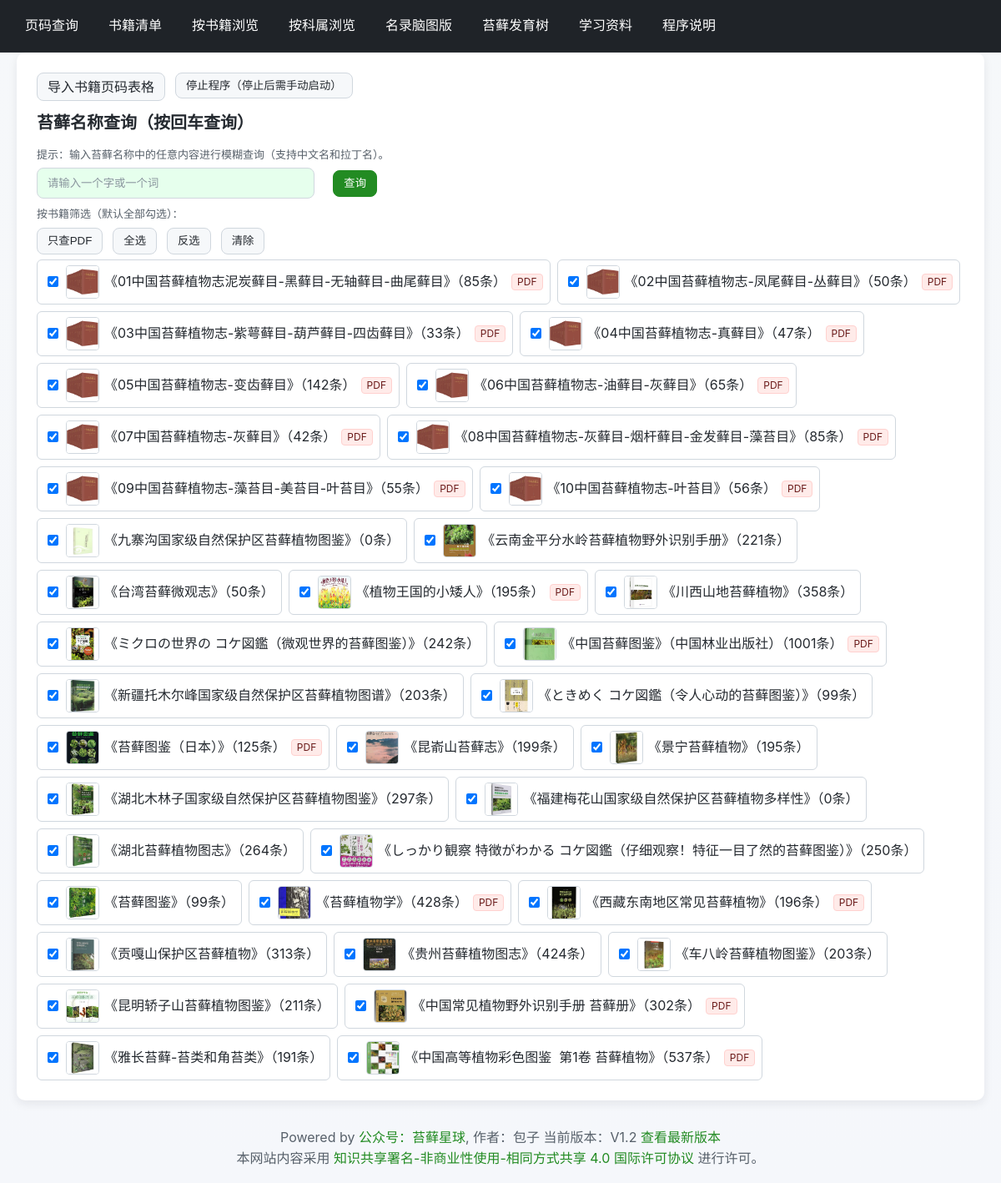
The page / on the database its author committed.
### tables this page shows
CREATE TABLE books (
    id INTEGER PRIMARY KEY AUTOINCREMENT,
    book_name TEXT NOT NULL,
    short_name TEXT NOT NULL UNIQUE,
    offset INTEGER DEFAULT 0,
    has_pdf INTEGER DEFAULT 1,
    region TEXT,
    publisher TEXT,
    publish_date TEXT,
    price REAL,
    page INTEGER,
    moss_count INTEGER DEFAULT 0,
    content_format TEXT,
    author TEXT,
    cover_image TEXT,
    notes TEXT
, has_txt INTEGER DEFAULT 0, has_line INTEGER DEFAULT 0, has_spec INTEGER DEFAULT 0, has_env INTEGER DEFAULT 0, has_micro INTEGER DEFAULT 0, has_micro_section INTEGER DEFAULT 0, has_elec INTEGER DEFAULT 0);

### app.py (the view, shortened to what this page needs)
@app.route("/")
def index():
    keyword = request.args.get("q", "").strip()
    limit_raw = request.args.get("limit", "").strip()
    books = list_books()
    selected_ids = request.args.getlist("books")
    if not selected_ids:
        selected_ids = [str(b["id"]) for b in books]
    limit = None
    if limit_raw:
        try:
            limit = int(limit_raw)
        except ValueError:
            flash("limit 参数必须为整数", "error")
    results = []
    groups = []
    moss_total = None
    return render_template(
        "index.html",
        keyword=keyword,
        results=results,
        limit=limit,
        books=books,
        selected_ids=selected_ids,
        groups=groups,
        moss_total=moss_total,
    )

### app.py (called while the page is built)
def connect_db(db_path: str) -> sqlite3.Connection:
    conn = sqlite3.connect(db_path)
    conn.row_factory = sqlite3.Row
    return conn

### templates/index.html (shortened to what this page needs)
{% extends 'base.html' %}
{% block content %}
<div class="row" style="margin-bottom:10px;">
  <div>
    <a class="btn" href="{{ url_for('import_pages') }}">导入书籍页码表格</a>
  </div>
  <div>
    <form method="post" action="{{ url_for('restart') }}" onsubmit="return confirm('确认停止程序？这将终止当前服务。')">
      <button class="btn" type="submit">停止程序（停止后需手动启动）</button>
    </form>
  </div>
</div>
<h2>苔藓名称查询（按回车查询）</h2>
<form method="get" action="{{ url_for('index') }}#search-results">
  <div class="muted" style="margin-bottom:6px;">提示：输入苔藓名称中的任意内容进行模糊查询（支持中文名和拉丁名）。</div>
  <div class="row" style="display:flex; align-items:center;">
    <input class="input" type="text" name="q" value="{{ keyword }}" placeholder="请输入一个字或一个词" autofocus style="background-color: #e6ffed; width:25em; margin-right:10px;">
    <button class="btn primary" type="submit">查询</button>
  </div>
  <div style="margin-top:8px;">
    <div class="muted" style="margin-bottom:6px;">按书籍筛选（默认全部勾选）：</div>
    <div class="row" style="margin-bottom:6px;">
      <div><button class="btn" type="button" onclick="selectPdfBooks()">只查PDF</button></div>
      <div><button class="btn" type="button" onclick="selectAllBooks()">全选</button></div>
      <div><button class="btn" type="button" onclick="invertBooks()">反选</button></div>
      <div><button class="btn" type="button" onclick="clearBooks()">清除</button></div>
    </div>
    <div class="row" style="flex-wrap: wrap; gap:8px;">
      {% for b in books %}
        <label style="display:flex; align-items:center; gap:6px; border:1px solid #d0d7de; border-radius:6px; padding:6px 8px;">
          <input type="checkbox" name="books" value="{{ b.id }}" {% if b.id|string in selected_ids %}checked{% endif %}>
          {% if b.cover_image %}
            <img src="{{ url_for('img_file', filename=b.cover_image) }}" alt="{{ b.book_name }} 封面" style="width:40px; height:40px; object-fit:cover; border:1px solid #d0d7de; border-radius:4px;">
          {% endif %}
          <span>{{ b.book_name }}（{{ b.data_count }}条）</span>
          {% if b.has_pdf %}
            <span style="display:inline-block; padding:0 6px; font-size:12px; line-height:18px; border-radius:4px; background:#ffebe9; color:#6a1b1a; border:1px solid #ffd1cf;">PDF</span>
          {% endif %}
        </label>
      {% endfor %}
    </div>
  </div>
</form>
{% endblock %}

### static/style.css (style rules this page uses)
:root { --bg: #f5f7fb; --surface: #ffffff; --text: #24292f; --muted: #57606a; --border: #d0d7de; --shadow: 0 4px 12px rgba(27,31,35,.08); --radius: 10px; --primary: #228B22; --primary-hover: #1a6e1a; --primary-weak: #e6f4ea; --success-bg: #dafbe1; --success-border: #a8f0bd; --success-text: #1a7f37; --error-bg: #ffebe9; --error-border: #ffd1cf; --error-text: #6a1b1a; }
* { box-sizing: border-box; }
html, body { height: 100%; }
body { font-family: -apple-system, BlinkMacSystemFont, 'Segoe UI', Roboto, 'Helvetica Neue', Arial, 'Noto Sans', 'PingFang SC', 'Microsoft YaHei', sans-serif; margin: 0; color: var(--text); background: linear-gradient(180deg, #f6f8fa 0%, var(--bg) 100%); line-height: 1.6; }
a { color: var(--primary); text-decoration: none; }
h1, h2, h3 { color: var(--text); margin: 0 0 12px; }
h2 { font-size: 20px; }
.row { display: flex; gap: 12px; flex-wrap: wrap; }
.btn { display: inline-flex; align-items: center; gap: 6px; padding: 8px 12px; border-radius: 8px; border: 1px solid var(--border); background: #f6f8fa; color: var(--text); cursor: pointer; line-height: 1; transition: background .2s ease, border-color .2s ease, transform .02s ease; text-decoration: none; }
.btn.primary { background: var(--primary); border-color: var(--primary); color: #fff; }
.input, select, textarea { width: 100%; padding: 10px 12px; border: 1px solid var(--border); border-radius: 8px; background: #fff; transition: border-color .2s ease, box-shadow .2s ease; }
.input::placeholder { color: #8a959e; }
.muted { color: var(--muted); font-size: 13px; }
img { border-radius: 6px; }

### rows shown on the page
books: books "☑", cover_image (picture), book_name "《01中国苔藓植物志泥炭藓目-黑藓目-无轴藓目-曲尾藓目》", data_count "85", has_pdf "PDF"
books: books "☑", cover_image (picture), book_name "《02中国苔藓植物志-凤尾藓目-丛藓目》", data_count "50", has_pdf "PDF"
books: books "☑", cover_image (picture), book_name "《03中国苔藓植物志-紫萼藓目-葫芦藓目-四齿藓目》", data_count "33", has_pdf "PDF"
books: books "☑", cover_image (picture), book_name "《04中国苔藓植物志-真藓目》", data_count "47", has_pdf "PDF"
books: books "☑", cover_image (picture), book_name "《05中国苔藓植物志-变齿藓目》", data_count "142", has_pdf "PDF"
books: books "☑", cover_image (picture), book_name "《06中国苔藓植物志-油藓目-灰藓目》", data_count "65", has_pdf "PDF"
books: books "☑", cover_image (picture), book_name "《07中国苔藓植物志-灰藓目》", data_count "42", has_pdf "PDF"
books: books "☑", cover_image (picture), book_name "《08中国苔藓植物志-灰藓目-烟杆藓目-金发藓目-藻苔目》", data_count "85", has_pdf "PDF"
books: books "☑", cover_image (picture), book_name "《09中国苔藓植物志-藻苔目-美苔目-叶苔目》", data_count "55", has_pdf "PDF"
books: books "☑", cover_image (picture), book_name "《10中国苔藓植物志-叶苔目》", data_count "56", has_pdf "PDF"
books: books "☑", cover_image (picture), book_name "《九寨沟国家级自然保护区苔藓植物图鉴》", data_count "0"
books: books "☑", cover_image (picture), book_name "《云南金平分水岭苔藓植物野外识别手册》", data_count "221"
books: books "☑", cover_image (picture), book_name "《台湾苔藓微观志》", data_count "50"
books: books "☑", cover_image (picture), book_name "《植物王国的小矮人》", data_count "195", has_pdf "PDF"
books: books "☑", cover_image (picture), book_name "《川西山地苔藓植物》", data_count "358"
books: books "☑", cover_image (picture), book_name "《ミクロの世界の コケ図鑑（微观世界的苔藓图鉴）》", data_count "242"
books: books "☑", cover_image (picture), book_name "《中国苔藓图鉴》（中国林业出版社）", data_count "1001", has_pdf "PDF"
books: books "☑", cover_image (picture), book_name "《新疆托木尔峰国家级自然保护区苔藓植物图谱》", data_count "203"
books: books "☑", cover_image (picture), book_name "《ときめく コケ図鑑（令人心动的苔藓图鉴）》", data_count "99"
books: books "☑", cover_image (picture), book_name "《苔藓图鉴（日本）》", data_count "125", has_pdf "PDF"
books: books "☑", cover_image (picture), book_name "《昆嵛山苔藓志》", data_count "199"
books: books "☑", cover_image (picture), book_name "《景宁苔藓植物》", data_count "195"
books: books "☑", cover_image (picture), book_name "《湖北木林子国家级自然保护区苔藓植物图鉴》", data_count "297"
books: books "☑", cover_image (picture), book_name "《福建梅花山国家级自然保护区苔藓植物多样性》", data_count "0"
books: books "☑", cover_image (picture), book_name "《湖北苔藓植物图志》", data_count "264"
books: books "☑", cover_image (picture), book_name "《しっかり観察 特徴がわかる コケ図鑑（仔细观察！特征一目了然的苔藓图鉴）》", data_count "250"
books: books "☑", cover_image (picture), book_name "《苔藓图鉴》", data_count "99"
books: books "☑", cover_image (picture), book_name "《苔藓植物学》", data_count "428", has_pdf "PDF"
books: books "☑", cover_image (picture), book_name "《西藏东南地区常见苔藓植物》", data_count "196", has_pdf "PDF"
books: books "☑", cover_image (picture), book_name "《贡嘎山保护区苔藓植物》", data_count "313"
books: books "☑", cover_image (picture), book_name "《贵州苔藓植物图志》", data_count "424"
books: books "☑", cover_image (picture), book_name "《车八岭苔藓植物图鉴》", data_count "203"
books: books "☑", cover_image (picture), book_name "《昆明轿子山苔藓植物图鉴》", data_count "211"
books: books "☑", cover_image (picture), book_name "《中国常见植物野外识别手册 苔藓册》", data_count "302", has_pdf "PDF"
books: books "☑", cover_image (picture), book_name "《雅长苔藓-苔类和角苔类》", data_count "191"
books: books "☑", cover_image (picture), book_name "《中国高等植物彩色图鉴 第1卷 苔藓植物》", data_count "537", has_pdf "PDF"
